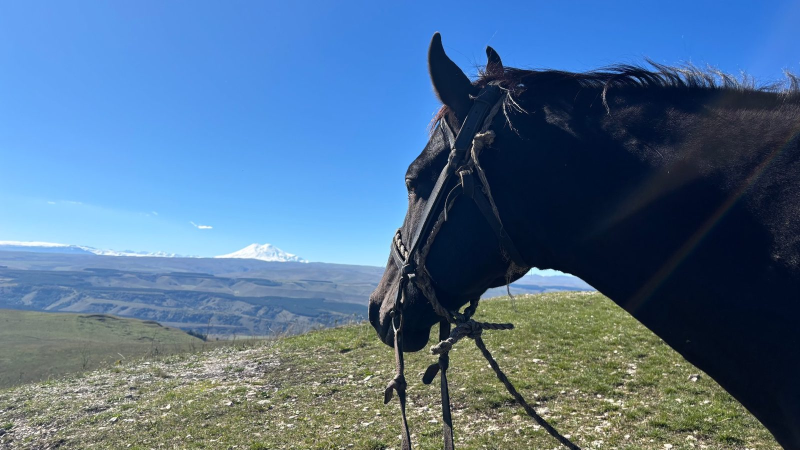
#> input picture img/day.jpg, 1600 x 900 px (shown at 1/2 size)
$ python grade.py ../img/day.jpg ../img/detail-bridle.jpg 5 5
#> lines starting #> are read from the running program, lines starting #| are printed output that depends on the picture
"""Единая цветокоррекция «Зов Карачая»: небо → сланец, зелень → олива,
тени → тёплый уголь (#1c1c1a), света → бумага (#f3efe6)."""
import sys, numpy as np
from PIL import Image, ImageOps

def smooth(x, a, b):  # 0 at a, 1 at b
    t = np.clip((x - a) / (b - a), 0, 1); return t * t * (3 - 2 * t)

def band(h, lo, hi, soft):  # hue window (degrees) with soft edges
    return smooth(h, lo - soft, lo) * (1 - smooth(h, hi, hi + soft))

def grade(im):
    hsv = np.asarray(im.convert('HSV')).astype(np.float32) / 255.0
    h, s, v = hsv[..., 0] * 360, hsv[..., 1], hsv[..., 2]
    sat_w = smooth(s, .08, .3)
    blue = band(h, 175, 250, 25) * sat_w
    green = band(h, 65, 165, 20) * sat_w
    # небо: в приглушённый сланцево-голубой, чуть темнее
    h = h + (205 - h) * .35 * blue
    s = s * (1 - .62 * blue)
    v = v * (1 - .06 * blue)
    # зелень: к оливе
    h = h + (62 - h) * .4 * green
    s = s * (1 - .25 * green)
    s = s * .9
    hsv2 = np.stack([(h % 360) / 360, np.clip(s, 0, 1), np.clip(v, 0, 1)], -1)
    rgb = np.asarray(Image.fromarray((hsv2 * 255).astype(np.uint8), 'HSV').convert('RGB')).astype(np.float32) / 255
    # мягкая S-кривая
    rgb = rgb + .2 * (rgb - .5) * (1 - np.abs(2 * rgb - 1))
    # тональный диапазон: уголь → бумага
    lo = np.array([22, 21, 19]) / 255; hi = np.array([243, 239, 230]) / 255
    rgb = lo + rgb * (hi - lo)
    # тёплые полутона
    l = rgb.mean(-1, keepdims=True); mid = 4 * l * (1 - l)
    rgb = rgb + mid * np.array([.022, .006, -.022])
    return Image.fromarray((np.clip(rgb, 0, 1) * 255 + .5).astype(np.uint8))

if __name__ == '__main__':
    src, dst, w = sys.argv[1], sys.argv[2], int(sys.argv[3])
    rot = int(sys.argv[4]) if len(sys.argv) > 4 else 0
    im = ImageOps.exif_transpose(Image.open(src)).convert('RGB')
#> im is the input picture: PIL image 1600x900 RGB; mean R, G, B 81.2, 112, 143
    if rot: im = im.rotate(rot, expand=True)
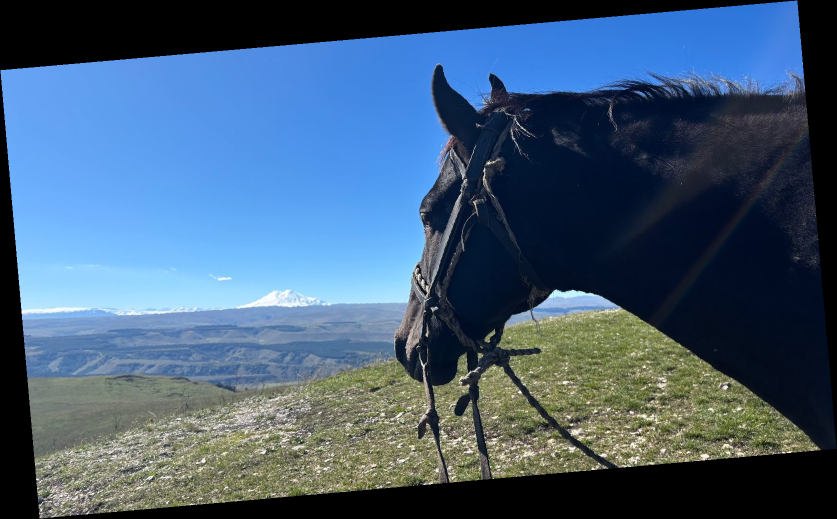
#> im: PIL image 1674x1038 RGB (shown at 1/2 size); mean R, G, B 67.3, 92.9, 118.5
    if im.width > w: im = im.resize((w, round(im.height * w / im.width)), Image.LANCZOS)
    grade(im).save(dst, quality=82, optimize=True, progressive=True)
#> in grade, `h, s, v = hsv[..., 0] * 360, hsv[..., 1], hsv[..., 2]`: h = [[213.2, 213.2, 213.2, 216, 217.4], [208.9, 207.5, 210.4, 206.1, 218.8], [129.9, 74.82, 59.29, 63.53, 86.12]]; s = [[0.612, 0.667, 0.706, 0.804, 0.651], [0.486, 0.494, 0.49, 0.247, 0.588], [0.051, 0.0902, 0.188, 0.267, 0.173]]; v = [[0.647, 0.737, 0.659, 0.443, 0.431], [0.898, 0.98, 0.6, 0.173, 0.133], [0.431, 0.502, 0.373, 0.392, 0.204]]
#> in smooth, `t = np.clip((x - a) / (b - a), 0, 1)`: t = [[1, 1, 1, 1, 1], [1, 1, 1, 0.759, 1], [0, 0.0463, 0.492, 0.848, 0.421]]
#> in grade, `sat_w = smooth(s, .08, .3)`: sat_w = [[1, 1, 1, 1, 1], [1, 1, 1, 0.854, 1], [0, 0.00624, 0.488, 0.938, 0.382]]
#> in grade, `blue = band(h, 175, 250, 25) * sat_w`: blue = [[1, 1, 1, 1, 1], [1, 1, 1, 0.854, 1], [0, 0, 0, 0, 0]]
#> in grade, `green = band(h, 65, 165, 20) * sat_w`: green = [[0, 0, 0, 0, 0], [0, 0, 0, 0, 0], [0, 0.00624, 0.391, 0.924, 0.382]]
#> in grade, `h = h + (205 - h) * .35 * blue`: h = [[210.3, 210.3, 210.3, 212.2, 213.1], [207.6, 206.6, 208.5, 205.8, 214], [129.9, 74.82, 59.29, 63.53, 86.12]]
#> in grade, `s = s * (1 - .62 * blue)`: s = [[0.232, 0.253, 0.268, 0.305, 0.247], [0.185, 0.188, 0.186, 0.116, 0.224], [0.051, 0.0902, 0.188, 0.267, 0.173]]
#> in grade, `v = v * (1 - .06 * blue)`: v = [[0.608, 0.693, 0.619, 0.417, 0.405], [0.844, 0.922, 0.564, 0.164, 0.125], [0.431, 0.502, 0.373, 0.392, 0.204]]
#> in grade, `h = h + (62 - h) * .4 * green`: h = [[210.3, 210.3, 210.3, 212.2, 213.1], [207.6, 206.6, 208.5, 205.8, 214], [129.9, 74.79, 59.72, 62.96, 82.43]]
#> in grade, `s = s * (1 - .25 * green)`: s = [[0.232, 0.253, 0.268, 0.305, 0.247], [0.185, 0.188, 0.186, 0.116, 0.224], [0.051, 0.0901, 0.17, 0.205, 0.156]]
#> in grade, `s = s * .9`: s = [[0.209, 0.228, 0.241, 0.275, 0.223], [0.166, 0.169, 0.168, 0.105, 0.201], [0.0459, 0.081, 0.153, 0.185, 0.14]]
    print(dst, im.size)
#| ../img/detail-bridle.jpg (5, 3)

$ run again, on img/detail-mane.jpg
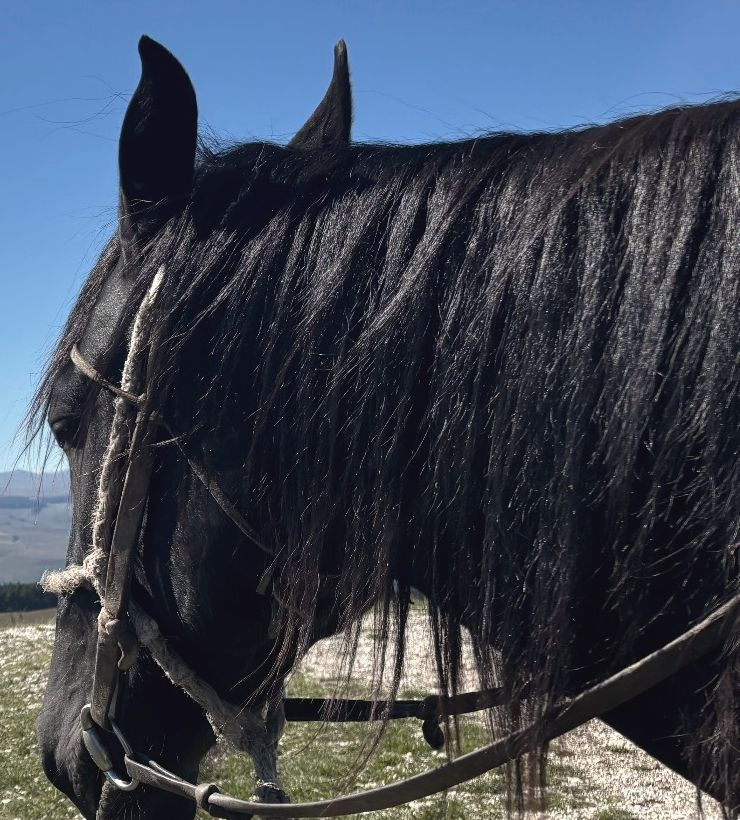
#> input picture img/detail-mane.jpg, 740 x 820 px
#> im is the input picture: PIL image 740x820 RGB; mean R, G, B 63.3, 72.2, 86.6
#> `if rot: im = im.rotate(rot, expand=True)`:
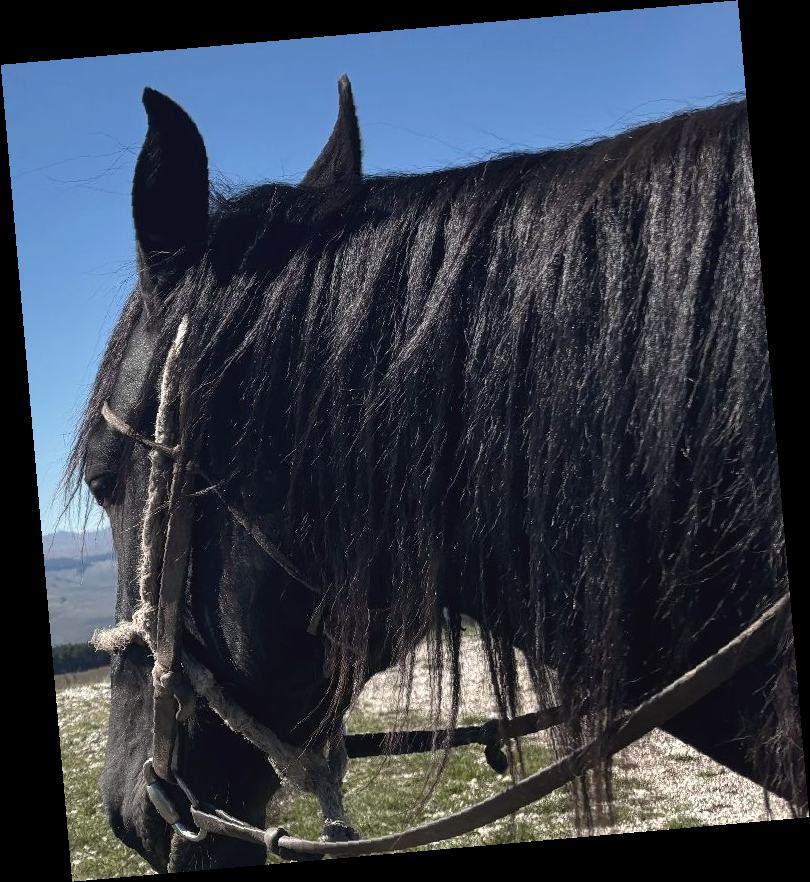
#> im: PIL image 810x882 RGB; mean R, G, B 53.8, 61.3, 73.5
#> in grade, `h, s, v = hsv[..., 0] * 360, hsv[..., 1], hsv[..., 2]`: h = [[213.2, 213.2, 213.2, 213.2, 216], [211.8, 223.1, 225.9, 240, 279.5], [208.9, 247.1, 225.9, 225.9, 225.9], [208.9, 232.9, 259.8, 240, 249.9], [48, 0, 52.24, 42.35, 29.65]]; s = [[0.533, 0.525, 0.518, 0.49, 0.424], [0.455, 0.341, 0.247, 0.11, 0.0588], [0.235, 0.2, 0.463, 0.306, 0.235], [0.0667, 0.212, 0.0471, 0.106, 0.212], [0.169, 0, 0.192, 0.169, 0.106]]; v = [[0.49, 0.514, 0.612, 0.651, 0.349], [0.659, 0.263, 0.282, 0.278, 0.192], [0.467, 0.157, 0.11, 0.165, 0.149], [0.349, 0.165, 0.231, 0.18, 0.11], [0.255, 0.188, 0.365, 0.325, 0.286]]
#> t = [[1, 1, 1, 1, 1], [1, 1, 0.759, 0.135, 0], [0.706, 0.545, 1, 1, 0.706], [0, 0.599, 0, 0.118, 0.599], [0.403, 0, 0.51, 0.403, 0.118]]
#> sat_w = [[1, 1, 1, 1, 1], [1, 1, 0.854, 0.0501, 0], [0.791, 0.568, 1, 1, 0.791], [0, 0.646, 0, 0.0383, 0.646], [0.356, 0, 0.515, 0.356, 0.0383]]
#> blue = [[1, 1, 1, 1, 1], [1, 1, 0.854, 0.0501, 0], [0.791, 0.568, 1, 1, 0.791], [0, 0.646, 0, 0.0383, 0.646], [0, 0, 0, 0, 0]]
#> green = [[0, 0, 0, 0, 0], [0, 0, 0, 0, 0], [0, 0, 0, 0, 0], [0, 0, 0, 0, 0], [0.0216, 0, 0.153, 0, 0]]
#> in grade, `h = h + (205 - h) * .35 * blue`: h = [[210.3, 210.3, 210.3, 210.3, 212.2], [209.4, 216.7, 219.6, 239.4, 279.5], [207.8, 238.7, 218.6, 218.6, 220.1], [208.9, 226.6, 259.8, 239.5, 239.7], [48, 0, 52.24, 42.35, 29.65]]
#> in grade, `s = s * (1 - .62 * blue)`: s = [[0.203, 0.2, 0.197, 0.186, 0.161], [0.173, 0.13, 0.116, 0.106, 0.0588], [0.12, 0.13, 0.176, 0.116, 0.12], [0.0667, 0.127, 0.0471, 0.103, 0.127], [0.169, 0, 0.192, 0.169, 0.106]]
#> in grade, `v = v * (1 - .06 * blue)`: v = [[0.461, 0.483, 0.575, 0.612, 0.328], [0.619, 0.247, 0.268, 0.278, 0.192], [0.445, 0.152, 0.103, 0.155, 0.142], [0.349, 0.158, 0.231, 0.18, 0.106], [0.255, 0.188, 0.365, 0.325, 0.286]]
#> in grade, `h = h + (62 - h) * .4 * green`: h = [[210.3, 210.3, 210.3, 210.3, 212.2], [209.4, 216.7, 219.6, 239.4, 279.5], [207.8, 238.7, 218.6, 218.6, 220.1], [208.9, 226.6, 259.8, 239.5, 239.7], [48.12, 0, 52.83, 42.35, 29.65]]
#> in grade, `s = s * (1 - .25 * green)`: s = [[0.203, 0.2, 0.197, 0.186, 0.161], [0.173, 0.13, 0.116, 0.106, 0.0588], [0.12, 0.13, 0.176, 0.116, 0.12], [0.0667, 0.127, 0.0471, 0.103, 0.127], [0.168, 0, 0.185, 0.169, 0.106]]
#> in grade, `s = s * .9`: s = [[0.182, 0.18, 0.177, 0.168, 0.145], [0.156, 0.117, 0.105, 0.0958, 0.0529], [0.108, 0.117, 0.158, 0.105, 0.108], [0.06, 0.114, 0.0424, 0.093, 0.114], [0.151, 0, 0.166, 0.152, 0.0953]]
#| ../img/detail-mane.jpg (5, 5)

$ run again, on img/detail-rope.jpg
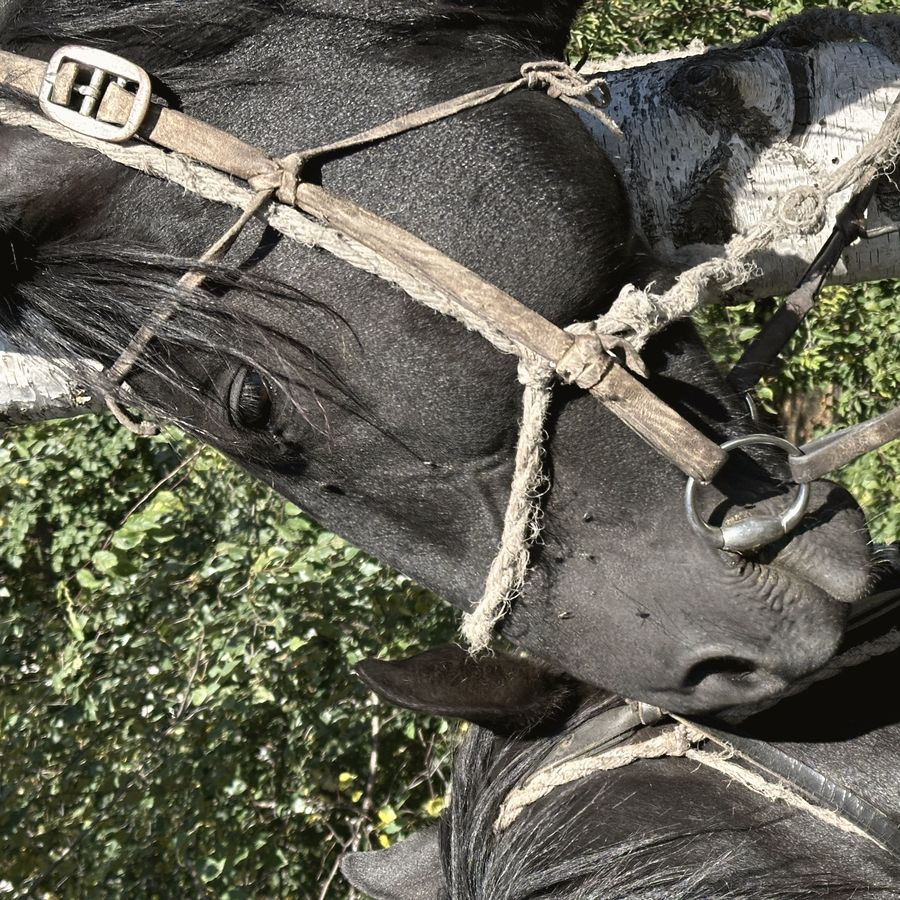
#> input picture img/detail-rope.jpg, 900 x 900 px
#> im is the input picture: PIL image 900x900 RGB; mean R, G, B 99.4, 97.9, 85.4
#> `if rot: im = im.rotate(rot, expand=True)`:
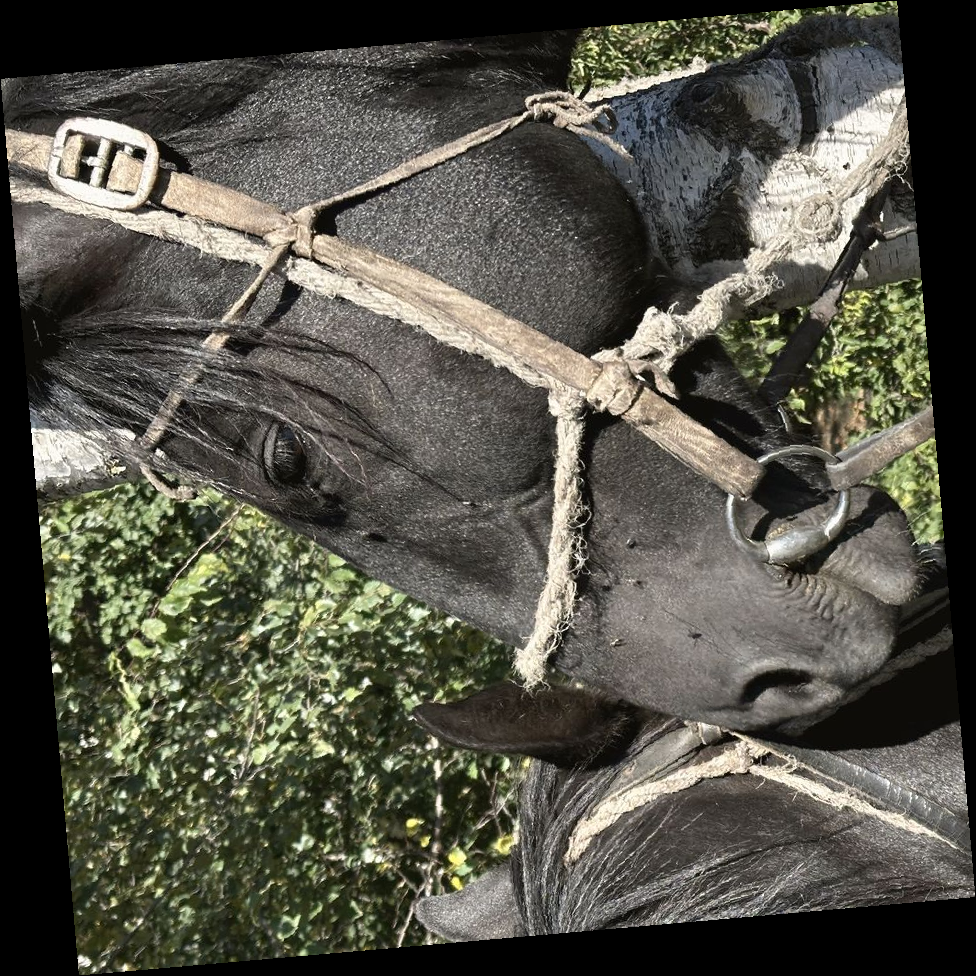
#> im: PIL image 976x976 RGB; mean R, G, B 84.5, 83.3, 72.6
#> in grade, `h, s, v = hsv[..., 0] * 360, hsv[..., 1], hsv[..., 2]`: h = [[39.53, 33.88, 49.41, 76.24, 39.53], [25.41, 26.82, 33.88, 43.76, 59.29], [70.59, 59.29, 33.88, 35.29, 59.29], [73.41, 73.41, 59.29, 26.82, 36.71], [67.76, 72, 55.06, 36.71, 33.88]]; s = [[0.106, 0.0824, 0.0941, 0.0863, 0.0353], [0.0941, 0.106, 0.11, 0.129, 0.192], [0.184, 0.165, 0.11, 0.129, 0.204], [0.318, 0.29, 0.18, 0.102, 0.0941], [0.294, 0.325, 0.169, 0.102, 0.098]]; v = [[0.329, 0.325, 0.243, 0.318, 0.333], [0.373, 0.545, 0.49, 0.357, 0.361], [0.361, 0.333, 0.424, 0.447, 0.322], [0.318, 0.443, 0.322, 0.482, 0.333], [0.2, 0.286, 0.325, 0.306, 0.278]]
#> t = [[0.118, 0.0107, 0.0642, 0.0285, 0], [0.0642, 0.118, 0.135, 0.225, 0.51], [0.474, 0.385, 0.135, 0.225, 0.563], [1, 0.955, 0.456, 0.0998, 0.0642], [0.973, 1, 0.403, 0.0998, 0.082]]
#> sat_w = [[0.0383, 0.000341, 0.0118, 0.00239, 0], [0.0118, 0.0383, 0.0501, 0.129, 0.515], [0.461, 0.331, 0.0501, 0.129, 0.594], [1, 0.994, 0.435, 0.0279, 0.0118], [0.998, 1, 0.356, 0.0279, 0.0191]]
#> blue = [[0, 0, 0, 0, 0], [0, 0, 0, 0, 0], [0, 0, 0, 0, 0], [0, 0, 0, 0, 0], [0, 0, 0, 0, 0]]
#> green = [[0, 0, 0.00147, 0.00239, 0], [0, 0, 0, 0, 0.413], [0.461, 0.265, 0, 0, 0.477], [1, 0.994, 0.349, 0, 0], [0.998, 1, 0.18, 0, 0]]
#> in grade, `h = h + (62 - h) * .4 * green`: h = [[39.53, 33.88, 49.42, 76.22, 39.53], [25.41, 26.82, 33.88, 43.76, 59.74], [69, 59.58, 33.88, 35.29, 59.81], [68.85, 68.87, 59.67, 26.82, 36.71], [65.46, 68, 55.56, 36.71, 33.88]]
#> in grade, `s = s * (1 - .25 * green)`: s = [[0.106, 0.0824, 0.0941, 0.0862, 0.0353], [0.0941, 0.106, 0.11, 0.129, 0.172], [0.163, 0.154, 0.11, 0.129, 0.18], [0.238, 0.218, 0.165, 0.102, 0.0941], [0.221, 0.244, 0.161, 0.102, 0.098]]
#> in grade, `s = s * .9`: s = [[0.0953, 0.0741, 0.0847, 0.0776, 0.0318], [0.0847, 0.0953, 0.0988, 0.116, 0.155], [0.147, 0.138, 0.0988, 0.116, 0.162], [0.214, 0.196, 0.148, 0.0918, 0.0847], [0.199, 0.22, 0.145, 0.0918, 0.0882]]
#| ../img/detail-rope.jpg (5, 5)

$ run again, on img/dog-pet.jpg
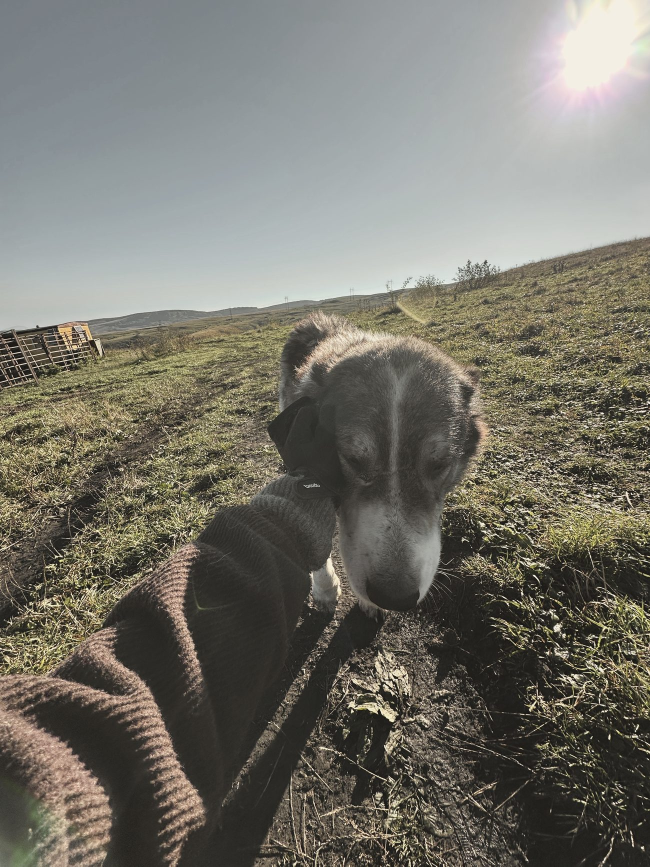
#> input picture img/dog-pet.jpg, 1300 x 1733 px (shown at 1/2 size)
#> im is the input picture: PIL image 1300x1733 RGB; mean R, G, B 117.9, 116, 107.1
#> `if rot: im = im.rotate(rot, expand=True)`:
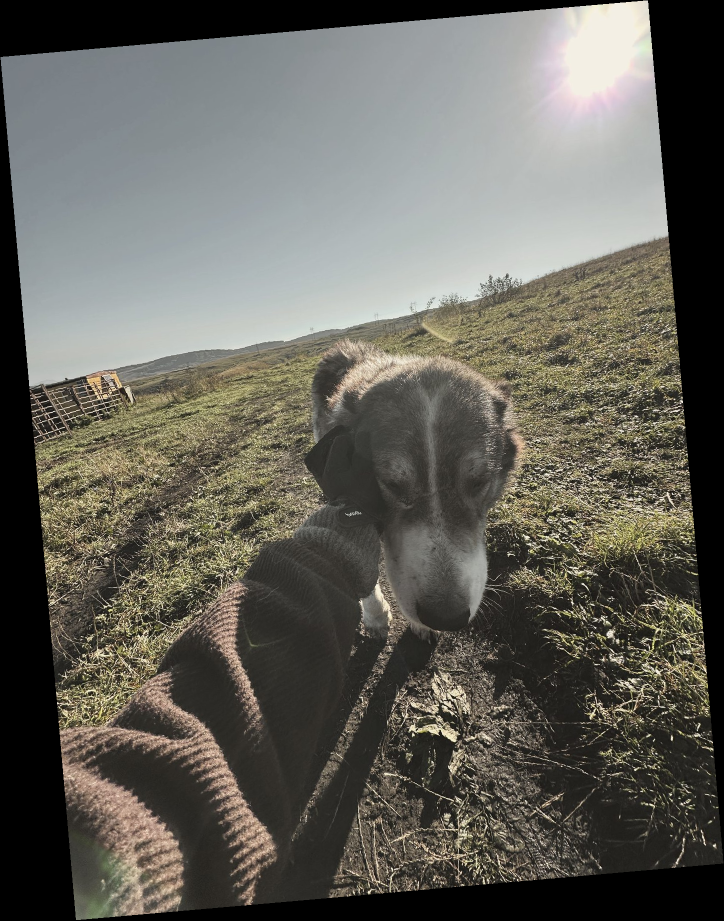
#> im: PIL image 1448x1841 RGB (shown at 1/2 size); mean R, G, B 99.6, 98, 90.5
#> in grade, `h, s, v = hsv[..., 0] * 360, hsv[..., 1], hsv[..., 2]`: h = [[206.1, 199.1, 203.3, 208.9, 19.76], [200.5, 196.2, 179.3, 79.06, 50.82], [49.41, 52.24, 46.59, 42.35, 46.59], [45.18, 43.76, 39.53, 48, 48], [35.29, 31.06, 39.53, 40.94, 46.59], [29.65, 29.65, 39.53, 40.94, 43.76]]; s = [[0.0941, 0.0784, 0.0706, 0.00784, 0.0235], [0.0863, 0.0745, 0.0353, 0.0275, 0.0627], [0.102, 0.157, 0.114, 0.227, 0.282], [0.314, 0.282, 0.0902, 0.165, 0.255], [0.243, 0.204, 0.133, 0.173, 0.224], [0.212, 0.208, 0.192, 0.192, 0.122]]; v = [[0.373, 0.443, 0.529, 0.753, 0.494], [0.624, 0.722, 0.749, 0.765, 0.424], [0.49, 0.6, 0.475, 0.494, 0.333], [0.31, 0.416, 0.255, 0.353, 0.337], [0.286, 0.325, 0.259, 0.294, 0.243], [0.255, 0.337, 0.243, 0.263, 0.125]]
#> t = [[0.0642, 0, 0, 0, 0], [0.0285, 0, 0, 0, 0], [0.0998, 0.349, 0.153, 0.67, 0.92], [1, 0.92, 0.0463, 0.385, 0.795], [0.742, 0.563, 0.242, 0.421, 0.652], [0.599, 0.581, 0.51, 0.51, 0.189]]
#> sat_w = [[0.0118, 0, 0, 0, 0], [0.00239, 0, 0, 0, 0], [0.0279, 0.281, 0.0633, 0.745, 0.982], [1, 0.982, 0.00624, 0.331, 0.891], [0.834, 0.594, 0.148, 0.382, 0.722], [0.646, 0.621, 0.515, 0.515, 0.0936]]
#> blue = [[0.0118, 0, 0, 0, 0], [0.00239, 0, 0, 0, 0], [0, 0, 0, 0, 0], [0, 0, 0, 0, 0], [0, 0, 0, 0, 0], [0, 0, 0, 0, 0]]
#> green = [[0, 0, 0, 0, 0], [0, 0, 0, 0, 0], [0.00347, 0.0837, 0.00113, 0, 0.0176], [0.000232, 0, 0, 0.0201, 0.0541], [0, 0, 0, 0, 0.0129], [0, 0, 0, 0, 0]]
#> in grade, `s = s * (1 - .62 * blue)`: s = [[0.0934, 0.0784, 0.0706, 0.00784, 0.0235], [0.0861, 0.0745, 0.0353, 0.0275, 0.0627], [0.102, 0.157, 0.114, 0.227, 0.282], [0.314, 0.282, 0.0902, 0.165, 0.255], [0.243, 0.204, 0.133, 0.173, 0.224], [0.212, 0.208, 0.192, 0.192, 0.122]]
#> in grade, `v = v * (1 - .06 * blue)`: v = [[0.372, 0.443, 0.529, 0.753, 0.494], [0.623, 0.722, 0.749, 0.765, 0.424], [0.49, 0.6, 0.475, 0.494, 0.333], [0.31, 0.416, 0.255, 0.353, 0.337], [0.286, 0.325, 0.259, 0.294, 0.243], [0.255, 0.337, 0.243, 0.263, 0.125]]
#> in grade, `h = h + (62 - h) * .4 * green`: h = [[206.1, 199.1, 203.3, 208.9, 19.76], [200.5, 196.2, 179.3, 79.06, 50.82], [49.43, 52.56, 46.6, 42.35, 46.7], [45.18, 43.76, 39.53, 48.11, 48.3], [35.29, 31.06, 39.53, 40.94, 46.67], [29.65, 29.65, 39.53, 40.94, 43.76]]
#> in grade, `s = s * (1 - .25 * green)`: s = [[0.0934, 0.0784, 0.0706, 0.00784, 0.0235], [0.0861, 0.0745, 0.0353, 0.0275, 0.0627], [0.102, 0.154, 0.114, 0.227, 0.281], [0.314, 0.282, 0.0902, 0.164, 0.251], [0.243, 0.204, 0.133, 0.173, 0.223], [0.212, 0.208, 0.192, 0.192, 0.122]]
#> in grade, `s = s * .9`: s = [[0.0841, 0.0706, 0.0635, 0.00706, 0.0212], [0.0775, 0.0671, 0.0318, 0.0247, 0.0565], [0.0917, 0.138, 0.102, 0.205, 0.253], [0.282, 0.254, 0.0812, 0.147, 0.226], [0.219, 0.184, 0.12, 0.155, 0.201], [0.191, 0.187, 0.173, 0.173, 0.109]]
#| ../img/dog-pet.jpg (5, 6)
